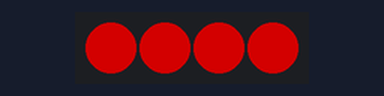
Simulated run of this program. Board: BBC micro:bit (MakeCode). Parts: 4 RGB LEDs in strip order, left to right. Dim RGB values are drawn brighter than linear. At 12.0 s the program stops and its outputs stay as they are.

Above: at 0.1 s.
At 3.1 s:
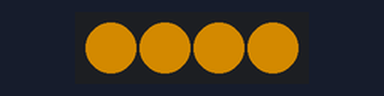
At 4.1 s:
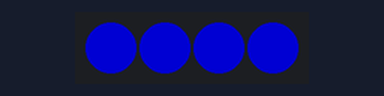
At 5.1 s:
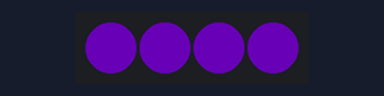
At 8.1 s:
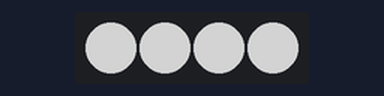
At 11.1 s:
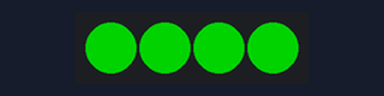
Timing chart, 0 to 12.6 s (numbered marks = the images above):
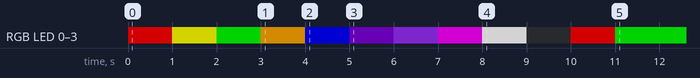

The program:

main.ts
```typescript
robotbit.rgb().showColor(neopixel.colors(NeoPixelColors.Red))
basic.pause(1000)
robotbit.rgb().clear()
robotbit.rgb().showColor(neopixel.colors(NeoPixelColors.Yellow))
basic.pause(1000)
robotbit.rgb().clear()
robotbit.rgb().showColor(neopixel.colors(NeoPixelColors.Green))
basic.pause(1000)
robotbit.rgb().clear()
robotbit.rgb().showColor(neopixel.colors(NeoPixelColors.Orange))
basic.pause(1000)
robotbit.rgb().clear()
robotbit.rgb().showColor(neopixel.colors(NeoPixelColors.Blue))
basic.pause(1000)
robotbit.rgb().clear()
robotbit.rgb().showColor(neopixel.colors(NeoPixelColors.Indigo))
basic.pause(1000)
robotbit.rgb().clear()
robotbit.rgb().showColor(neopixel.colors(NeoPixelColors.Violet))
basic.pause(1000)
robotbit.rgb().clear()
robotbit.rgb().showColor(neopixel.colors(NeoPixelColors.Purple))
basic.pause(1000)
robotbit.rgb().clear()
robotbit.rgb().showColor(neopixel.colors(NeoPixelColors.White))
basic.pause(1000)
robotbit.rgb().clear()
robotbit.rgb().showColor(neopixel.colors(NeoPixelColors.Black))
basic.pause(1000)
robotbit.rgb().clear()
robotbit.rgb().showColor(neopixel.colors(NeoPixelColors.Red))
basic.pause(1000)
robotbit.rgb().clear()
robotbit.rgb().showColor(neopixel.colors(NeoPixelColors.Green))
basic.pause(1000)
robotbit.rgb().clear()
```

test.ts
```typescript
// aquí va el archivo "tests"; esto no se compilará cuando este paquete se utilice como una extensión.
```
